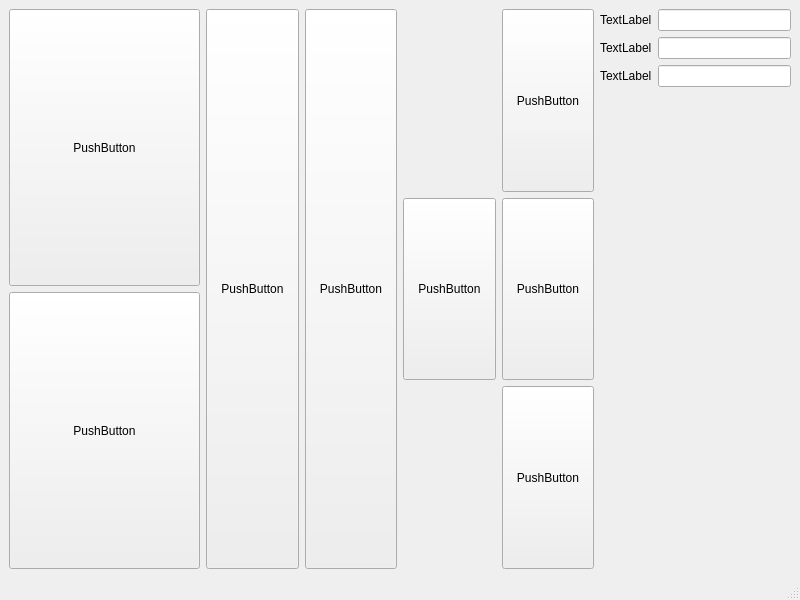
<?xml version="1.0" encoding="UTF-8"?>
<ui version="4.0">
 <class>MainWindow</class>
 <widget class="QMainWindow" name="MainWindow">
  <property name="geometry">
   <rect>
    <x>0</x>
    <y>0</y>
    <width>800</width>
    <height>600</height>
   </rect>
  </property>
  <property name="windowTitle">
   <string>MainWindow</string>
  </property>
  <widget class="QWidget" name="centralwidget">
   <layout class="QHBoxLayout" name="horizontalLayout_2">
    <item>
     <layout class="QVBoxLayout" name="verticalLayout">
      <item>
       <widget class="QPushButton" name="pushButton_2">
        <property name="sizePolicy">
         <sizepolicy hsizetype="Minimum" vsizetype="Preferred">
          <horstretch>0</horstretch>
          <verstretch>0</verstretch>
         </sizepolicy>
        </property>
        <property name="text">
         <string>PushButton</string>
        </property>
       </widget>
      </item>
      <item>
       <widget class="QPushButton" name="pushButton">
        <property name="sizePolicy">
         <sizepolicy hsizetype="Minimum" vsizetype="Preferred">
          <horstretch>0</horstretch>
          <verstretch>0</verstretch>
         </sizepolicy>
        </property>
        <property name="text">
         <string>PushButton</string>
        </property>
       </widget>
      </item>
     </layout>
    </item>
    <item>
     <layout class="QHBoxLayout" name="horizontalLayout">
      <item>
       <widget class="QPushButton" name="pushButton_4">
        <property name="sizePolicy">
         <sizepolicy hsizetype="Minimum" vsizetype="Preferred">
          <horstretch>0</horstretch>
          <verstretch>0</verstretch>
         </sizepolicy>
        </property>
        <property name="text">
         <string>PushButton</string>
        </property>
       </widget>
      </item>
      <item>
       <widget class="QPushButton" name="pushButton_3">
        <property name="sizePolicy">
         <sizepolicy hsizetype="Minimum" vsizetype="Preferred">
          <horstretch>0</horstretch>
          <verstretch>0</verstretch>
         </sizepolicy>
        </property>
        <property name="text">
         <string>PushButton</string>
        </property>
       </widget>
      </item>
     </layout>
    </item>
    <item>
     <layout class="QGridLayout" name="gridLayout">
      <item row="0" column="1">
       <widget class="QPushButton" name="pushButton_7">
        <property name="sizePolicy">
         <sizepolicy hsizetype="Minimum" vsizetype="Preferred">
          <horstretch>0</horstretch>
          <verstretch>0</verstretch>
         </sizepolicy>
        </property>
        <property name="text">
         <string>PushButton</string>
        </property>
       </widget>
      </item>
      <item row="1" column="1">
       <widget class="QPushButton" name="pushButton_5">
        <property name="sizePolicy">
         <sizepolicy hsizetype="Minimum" vsizetype="Preferred">
          <horstretch>0</horstretch>
          <verstretch>0</verstretch>
         </sizepolicy>
        </property>
        <property name="text">
         <string>PushButton</string>
        </property>
       </widget>
      </item>
      <item row="1" column="0">
       <widget class="QPushButton" name="pushButton_6">
        <property name="sizePolicy">
         <sizepolicy hsizetype="Minimum" vsizetype="Preferred">
          <horstretch>0</horstretch>
          <verstretch>0</verstretch>
         </sizepolicy>
        </property>
        <property name="text">
         <string>PushButton</string>
        </property>
       </widget>
      </item>
      <item row="2" column="1">
       <widget class="QPushButton" name="pushButton_8">
        <property name="sizePolicy">
         <sizepolicy hsizetype="Minimum" vsizetype="Preferred">
          <horstretch>0</horstretch>
          <verstretch>0</verstretch>
         </sizepolicy>
        </property>
        <property name="text">
         <string>PushButton</string>
        </property>
       </widget>
      </item>
     </layout>
    </item>
    <item>
     <layout class="QFormLayout" name="formLayout">
      <item row="2" column="0">
       <widget class="QLabel" name="label">
        <property name="sizePolicy">
         <sizepolicy hsizetype="Minimum" vsizetype="Preferred">
          <horstretch>0</horstretch>
          <verstretch>0</verstretch>
         </sizepolicy>
        </property>
        <property name="text">
         <string>TextLabel</string>
        </property>
       </widget>
      </item>
      <item row="1" column="0">
       <widget class="QLabel" name="label_2">
        <property name="sizePolicy">
         <sizepolicy hsizetype="Minimum" vsizetype="Preferred">
          <horstretch>0</horstretch>
          <verstretch>0</verstretch>
         </sizepolicy>
        </property>
        <property name="text">
         <string>TextLabel</string>
        </property>
       </widget>
      </item>
      <item row="0" column="0">
       <widget class="QLabel" name="label_3">
        <property name="sizePolicy">
         <sizepolicy hsizetype="Minimum" vsizetype="Preferred">
          <horstretch>0</horstretch>
          <verstretch>0</verstretch>
         </sizepolicy>
        </property>
        <property name="text">
         <string>TextLabel</string>
        </property>
       </widget>
      </item>
      <item row="0" column="1">
       <widget class="QLineEdit" name="lineEdit">
        <property name="sizePolicy">
         <sizepolicy hsizetype="Minimum" vsizetype="Fixed">
          <horstretch>0</horstretch>
          <verstretch>0</verstretch>
         </sizepolicy>
        </property>
       </widget>
      </item>
      <item row="1" column="1">
       <widget class="QLineEdit" name="lineEdit_2">
        <property name="sizePolicy">
         <sizepolicy hsizetype="Minimum" vsizetype="Fixed">
          <horstretch>0</horstretch>
          <verstretch>0</verstretch>
         </sizepolicy>
        </property>
       </widget>
      </item>
      <item row="2" column="1">
       <widget class="QLineEdit" name="lineEdit_3">
        <property name="sizePolicy">
         <sizepolicy hsizetype="Minimum" vsizetype="Fixed">
          <horstretch>0</horstretch>
          <verstretch>0</verstretch>
         </sizepolicy>
        </property>
       </widget>
      </item>
     </layout>
    </item>
   </layout>
  </widget>
  <widget class="QMenuBar" name="menubar">
   <property name="geometry">
    <rect>
     <x>0</x>
     <y>0</y>
     <width>800</width>
     <height>21</height>
    </rect>
   </property>
  </widget>
  <widget class="QStatusBar" name="statusbar"/>
 </widget>
 <resources/>
 <connections/>
</ui>
